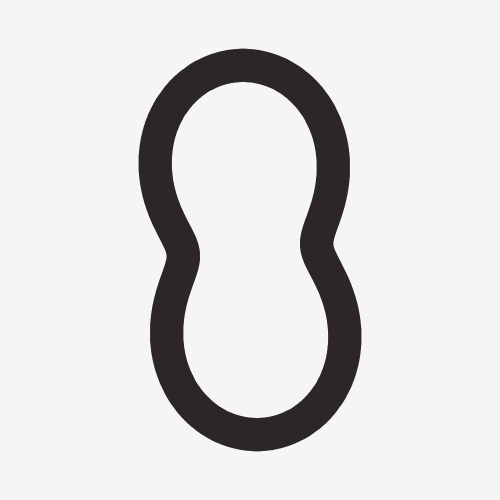
#> input picture samples/track_maps/01_national_oval.png, 1000 x 1000 px (shown at 1/2 size); its folder holds only this picture in this run
$ python -i racingline.py   (imports and definitions only)
#> lines starting #> are read from the running program, lines starting #| are printed output that depends on the picture; after the words box and inside, x2 and y2 are one past the last pixel; in counts of white or black regions, pixels touching at a corner belong together
"""Racing-line analyzer.

Given a schematic track map (the tarmac drawn as a closed band), this:

1. segments the track and extracts the outer + inner edges,
2. builds a centreline with local track width,
3. solves for the minimum-curvature racing line (a bounded linear
   least-squares problem — a convex, globally-optimal geometric line),
4. finds the corners and, per corner, offers early- / late- / optimal-apex
   variants,
5. estimates an idealised lap time with a quasi-steady-state point-mass model.

The minimum-curvature line is the classic geometric racing line. It is not a
full minimum-lap-time trajectory (that needs a vehicle/aero model), but on a
clean map it is at most slightly sub-optimal and matches what a driver would
call "the line".

OpenCV and SciPy are optional; import this module only when the `vision`
extra is installed (`uv sync --extra vision`).
"""

from __future__ import annotations

import os

import numpy as np

# OpenCV reads this once, when it loads: without it a tiny upload can decode to
# gigabytes (a "decompression bomb") before any size check of ours runs.
# [1 line not run here, left out]

try:
    import cv2
except ImportError as exc:  # pragma: no cover - guarded at call sites
    raise ImportError(
        "The racing-line analyzer needs the 'vision' extra. "
        "Install it with:  uv sync --extra vision"
    ) from exc

from scipy.ndimage import gaussian_filter1d
from scipy.optimize import lsq_linear
from scipy.signal import find_peaks
from scipy.spatial import cKDTree
from skimage.morphology import skeletonize

# Idealised F1 car for the lap-time model. The key to realism is that grip is
# *speed-dependent*: at low speed only mechanical (tyre) grip is available, but
# downforce adds lateral grip that grows with v^2. A constant-grip model made
# slow corners (Monaco) far too fast. See estimate_lap_time.
G = 9.81
DEFAULT_CAR = {
    "mu": 1.55,            # mechanical grip -> ~1.55 g lateral at low speed
    "downforce_k": 4.2e-4,  # aero: lateral grip gains g * k * v^2
    "acc_accel": 1.05 * G,  # forward acceleration (traction/power limited)
    "brk_accel": 4.6 * G,   # braking
    "v_max": 91.0,          # top speed ~328 km/h
}

N_POINTS = 500          # resampled samples around the loop
WALL_MARGIN_FRAC = 0.12  # keep the line this fraction of half-width off the wall


# --------------------------------------------------------------- geometry

def _resample_closed(points: np.ndarray, n: int) -> np.ndarray:
    """Resample a closed polyline to n points evenly spaced by arc length."""
    pts = np.asarray(points, dtype=float)
    loop = np.vstack([pts, pts[:1]])
    seg = np.linalg.norm(np.diff(loop, axis=0), axis=1)
    s = np.concatenate([[0], np.cumsum(seg)])
    total = s[-1]
    targets = np.linspace(0, total, n, endpoint=False)
    x = np.interp(targets, s, loop[:, 0])
    y = np.interp(targets, s, loop[:, 1])
    return np.column_stack([x, y])


def _smooth_closed(arr: np.ndarray, sigma: float) -> np.ndarray:
    """Periodic Gaussian smoothing along axis 0."""
    return gaussian_filter1d(arr, sigma=sigma, axis=0, mode="wrap")


def _tangents_normals(centerline: np.ndarray) -> tuple[np.ndarray, np.ndarray]:
    """Unit tangents and left-hand unit normals for a closed centreline."""
    nxt = np.roll(centerline, -1, axis=0)
    prv = np.roll(centerline, 1, axis=0)
    tangent = nxt - prv
    tangent /= np.linalg.norm(tangent, axis=1, keepdims=True) + 1e-9
    normal = np.column_stack([-tangent[:, 1], tangent[:, 0]])
    return tangent, normal


def curvature(points: np.ndarray) -> np.ndarray:
    """Discrete curvature (1/unit) of a closed, uniformly-sampled polyline."""
    d1 = (np.roll(points, -1, axis=0) - np.roll(points, 1, axis=0)) / 2.0
    d2 = np.roll(points, -1, axis=0) - 2 * points + np.roll(points, 1, axis=0)
    cross = np.abs(d1[:, 0] * d2[:, 1] - d1[:, 1] * d2[:, 0])
    denom = np.power(np.linalg.norm(d1, axis=1), 3) + 1e-9
    return cross / denom


# --------------------------------------------------------- track extraction

def _binarize(gray: np.ndarray) -> np.ndarray:
    _, mask = cv2.threshold(gray, 0, 255, cv2.THRESH_BINARY + cv2.THRESH_OTSU)
    return mask


def extract_track(image: np.ndarray) -> dict:
    """Find the track band and return its outer and inner edge contours.

    Tries both foreground polarities and keeps whichever yields a large
    contour that contains a hole (i.e. a closed band, not a filled blob).
    """
    if image.ndim == 3:
        gray = cv2.cvtColor(image, cv2.COLOR_BGR2GRAY)
    else:
        gray = image
    gray = cv2.GaussianBlur(gray, (5, 5), 0)
    base = _binarize(gray)

    best = None
    for mask in (base, cv2.bitwise_not(base)):
        # close small gaps so an outline drawing becomes a solid band
        closed = cv2.morphologyEx(
            mask, cv2.MORPH_CLOSE, np.ones((5, 5), np.uint8), iterations=2
        )
        contours, hierarchy = cv2.findContours(
            closed, cv2.RETR_CCOMP, cv2.CHAIN_APPROX_SIMPLE
        )
        if hierarchy is None:
            continue
        hierarchy = hierarchy[0]
        h, w = gray.shape
        for i, cnt in enumerate(contours):
            if hierarchy[i][3] != -1:  # not a top-level (external) contour
                continue
            # An external contour hugging the image edge is the background, not
            # the track — that mistake makes the line loop around the outside.
            pts = cnt.reshape(-1, 2)
            if (pts[:, 0].min() <= 1 or pts[:, 1].min() <= 1
                    or pts[:, 0].max() >= w - 2 or pts[:, 1].max() >= h - 2):
                continue
            # child holes of this external contour
            holes = [j for j in range(len(contours)) if hierarchy[j][3] == i]
            if not holes:
                continue
            inner_idx = max(holes, key=lambda j: cv2.contourArea(contours[j]))
            outer_area = cv2.contourArea(cnt)
            inner_area = cv2.contourArea(contours[inner_idx])
            # a real track: sizeable band, hole not filling the whole thing
            if outer_area < 0.02 * gray.size or inner_area < 0.2 * outer_area:
                continue
            # the tarmac band itself must be a believable ribbon, not a huge fill
            band_frac = (outer_area - inner_area) / gray.size
            if band_frac > 0.6:
                continue
            score = outer_area
            if best is None or score > best["score"]:
                # keep every meaningful hole: a self-touching circuit (Monaco)
                # can pinch its infield into several holes, and leaving any of
                # them filled turns that part of the track into a solid blob.
                hole_cnts = [contours[j].reshape(-1, 2).astype(float) for j in holes
                             if cv2.contourArea(contours[j]) > 0.005 * gray.size]
                best = {
                    "score": score,
                    "outer": cnt.reshape(-1, 2).astype(float),
                    "inner": contours[inner_idx].reshape(-1, 2).astype(float),
                    "holes": hole_cnts,
                }
    if best is None:
        raise ValueError(
            "Could not find a closed track band in the image. Expected a track "
            "drawn as a loop with an inside and an outside (a filled band or a "
            "clear outline)."
        )
    # a clean filled band = fill the outer contour, punch out every infield hole
    mask = np.zeros(gray.shape, np.uint8)
    cv2.drawContours(mask, [best["outer"].astype(np.int32)], -1, 255, cv2.FILLED)
    for hole in best["holes"]:
        cv2.drawContours(mask, [hole.astype(np.int32)], -1, 0, cv2.FILLED)
    return {"outer": best["outer"], "inner": best["inner"],
            "holes": best["holes"], "mask": mask, "size": gray.shape}


# 8-neighbour offsets for skeleton spur-pruning
_NBR8 = [(-1, -1), (-1, 0), (-1, 1), (0, -1), (0, 1), (1, -1), (1, 0), (1, 1)]


def _skeleton_loop(mask: np.ndarray, ring_contour: np.ndarray) -> np.ndarray:
    """Order the ribbon's medial axis into a closed loop of (x, y).

    The skeleton runs down the middle of the tarmac even through hairpins, but
    where a circuit's roads nearly touch (Monaco) the skeleton develops
    junctions that a naive graph-walk trips over. Instead we order the skeleton
    pixels by projecting each onto the outer boundary contour — which stays a
    single simple loop around the whole circuit even when the infield hole gets
    pinched apart — so the ordering is junction-proof.
    """
    skel = skeletonize(mask > 0)
    ys, xs = np.nonzero(skel)
    pixels = set(zip(map(int, ys), map(int, xs)))
    if len(pixels) < 8:
        raise ValueError("Track skeleton too small to trace.")

    def neighbours(p):
        return [(p[0] + dy, p[1] + dx) for dy, dx in _NBR8 if (p[0] + dy, p[1] + dx) in pixels]

    # drop spur pixels (dead-end branches) so only the loop + any short bridges
    # between adjacent roads remain
    changed = True
    while changed:
        changed = False
        for p in list(pixels):
            if len(neighbours(p)) == 1:
                pixels.discard(p)
                changed = True
    if len(pixels) < 8:
        raise ValueError("Could not trace a closed centreline from the skeleton.")

    pts = np.array([(c, r) for r, c in pixels], dtype=float)  # (x, y)
    ring = _resample_closed(ring_contour, 3000)                # simple closed loop
    tree = cKDTree(ring)
    _, param = tree.query(pts)          # each skeleton pixel -> position along the ring
    order = np.argsort(param, kind="stable")
    return pts[order]


def build_centerline(mask: np.ndarray, ring_contour: np.ndarray,
                     n: int = N_POINTS) -> dict:
    """Centreline (medial axis) + per-point half-width from the track mask."""
    loop = _skeleton_loop(mask, ring_contour)
    centerline = _resample_closed(loop, n)
    centerline = _smooth_closed(centerline, sigma=2.0)
    centerline = _resample_closed(centerline, n)

    # local half-width = distance from the centreline to the nearest edge
    dt = cv2.distanceTransform(mask, cv2.DIST_L2, 5)
    h, w = mask.shape
    xs = np.clip(centerline[:, 0].round().astype(int), 0, w - 1)
    ys = np.clip(centerline[:, 1].round().astype(int), 0, h - 1)
    half_width = _smooth_closed(dt[ys, xs], sigma=2.0)
    half_width = np.maximum(half_width, 1.0)

    _, normal = _tangents_normals(centerline)
    return {"centerline": centerline, "half_width": half_width, "normal": normal}


# ------------------------------------------------------ racing-line solver

def min_curvature_line(
    centerline: np.ndarray,
    normal: np.ndarray,
    half_width: np.ndarray,
    margin_frac: float = WALL_MARGIN_FRAC,
) -> dict:
    """Solve for lateral offsets minimising total squared curvature.

    Racing line P_i = C_i + a_i * n_i. Minimising the second difference
    ||P_{i-1} - 2 P_i + P_{i+1}||^2 is convex and linear in the offsets a_i,
    so it is a bounded linear least-squares problem with a global optimum.
    """
    n = len(centerline)
    # residual r_i = a_{i-1} n_{i-1} - 2 a_i n_i + a_{i+1} n_{i+1} + d_i
    d = np.roll(centerline, 1, axis=0) - 2 * centerline + np.roll(centerline, -1, axis=0)

    # Build the (2n x n) design matrix column by column (each offset touches
    # three residual rows). Sparse would scale better; dense is fine at n~400.
    M = np.zeros((2 * n, n))
    for i in range(n):
        im1, ip1 = (i - 1) % n, (i + 1) % n
        M[2 * i, i] += -2 * normal[i, 0]
        M[2 * i + 1, i] += -2 * normal[i, 1]
        M[2 * im1, i] += normal[i, 0]
        M[2 * im1 + 1, i] += normal[i, 1]
        M[2 * ip1, i] += normal[i, 0]
        M[2 * ip1 + 1, i] += normal[i, 1]
    target = -d.reshape(-1)

    lim = half_width * (1.0 - margin_frac)
    res = lsq_linear(M, target, bounds=(-lim, lim), max_iter=200)
    alpha = res.x

    line = centerline + alpha[:, None] * normal
    return {"line": line, "alpha": alpha, "limit": lim}


# ---------------------------------------------------------- corner analysis

def detect_corners(line: np.ndarray, meters_per_px: float) -> list[dict]:
    """Locate corners as prominent curvature peaks around the loop."""
    kappa = curvature(line) / meters_per_px  # 1/m
    n = len(kappa)
    # tile to catch peaks across the wrap point, then map back
    tiled = np.concatenate([kappa, kappa, kappa])
    min_sep = max(8, n // 30)
    peaks, props = find_peaks(
        tiled, distance=min_sep, prominence=float(np.percentile(kappa, 75)) + 1e-6
    )
    seen, corners = set(), []
    for p in peaks:
        idx = p % n
        if n <= p < 2 * n and idx not in seen:
            seen.add(idx)
            radius = 1.0 / (kappa[idx] + 1e-9)
            corners.append({"index": int(idx), "radius_m": float(radius),
                            "curvature": float(kappa[idx])})
    corners.sort(key=lambda c: c["index"])
    for k, c in enumerate(corners, 1):
        c["number"] = k
    return corners


def apex_variants(
    centerline: np.ndarray,
    normal: np.ndarray,
    limit: np.ndarray,
    alpha: np.ndarray,
    corner_index: int,
    window: int = None,
) -> dict:
    """Early- / optimal- / late-apex lines through one corner.

    - optimal: the true minimum-curvature line (apex where physics puts it).
    - early apex: turn in early, kiss the inside before the geometric apex,
      then get pushed wide on exit (compromised exit speed).
    - late apex: stay wide, brake later, apex late, unwind onto the exit —
      the line you want out of a corner leading to a straight.

    Early/late are built as explicit out-in-out offset profiles with the
    inside-touch shifted along the corner, so the three read clearly as
    distinct lines rather than near-identical curves.
    """
    n = len(centerline)
    window = window or max(14, n // 12)
    inside = np.sign(alpha[corner_index]) or 1.0
    shift = max(4, window // 2)

    idx = np.arange(n)
    signed = ((idx - corner_index + n // 2) % n) - n // 2  # signed dist from apex
    within = np.abs(signed) <= window

    def out_in_out(apex_shift: float, inside_frac: float, outside_frac: float):
        """Raised-cosine offset: outside at the edges, inside at the apex."""
        d = (signed - apex_shift) / window
        d = np.clip(d, -1.0, 1.0)
        shape = np.cos(d * np.pi / 2) ** 2          # 1 at apex → 0 at edges
        edge = 1.0 - shape                           # 0 at apex → 1 at edges
        off = inside * (inside_frac * shape - outside_frac * edge) * limit
        return np.where(within, off, alpha)

    def build(offsets):
        return centerline + np.clip(offsets, -limit, limit)[:, None] * normal

    optimal = alpha.copy()
    early = out_in_out(-shift, inside_frac=0.92, outside_frac=0.75)
    late = out_in_out(+shift, inside_frac=0.92, outside_frac=0.75)

    lo = (corner_index - window) % n
    seg = (np.arange(lo, lo + 2 * window + 1)) % n
    return {
        "lines": {"optimal": build(optimal), "early": build(early), "late": build(late)},
        "segment_index": seg.tolist(),
        "window": window,
        "corner_index": corner_index,
    }


# ------------------------------------------------------------- lap time

def _corner_limited_speed(kappa: np.ndarray, car: dict) -> np.ndarray:
    """Grip-limited cornering speed with speed-dependent (aero) grip.

    Balance:  v^2 * kappa = a_lat_max(v) = g * (mu + k * v^2).
    Solving,  v^2 = g * mu / (kappa - g * k).
    When kappa <= g*k the corner is downforce-limited (the car could take it
    flat), so it's capped at v_max instead.
    """
    g, mu, k = G, car["mu"], car["downforce_k"]
    denom = kappa - g * k
    v = np.full_like(kappa, car["v_max"])
    ok = denom > 1e-9
    v[ok] = np.sqrt(g * mu / denom[ok])
    return np.minimum(v, car["v_max"])


def estimate_lap_time(
    line: np.ndarray, meters_per_px: float, car: dict = None
) -> dict:
    """Quasi-steady-state lap time for the racing line.

    Cornering speed is grip-limited with grip that grows with speed (mechanical
    tyre grip + downforce ~ v^2), which is what keeps slow corners slow. A
    forward pass caps acceleration out of corners and a backward pass caps
    braking into them. Idealised — no gears, no aero drag, no tyre wear — so
    treat it as a fast-but-plausible reference, not a simulation of one car.
    """
    car = car or DEFAULT_CAR
    pts = _resample_closed(line, len(line))
    ds = np.linalg.norm(np.roll(pts, -1, axis=0) - pts, axis=1) * meters_per_px
    kappa = np.maximum(curvature(pts) / meters_per_px, 1e-6)
    n = len(pts)

    v = _corner_limited_speed(kappa, car)

    # forward (traction) then backward (braking); loop a few times for closure
    for _ in range(4):
        for i in range(n):
            j = (i - 1) % n
            v[i] = min(v[i], np.sqrt(v[j] ** 2 + 2 * car["acc_accel"] * ds[j]))
        for i in range(n - 1, -1, -1):
            j = (i + 1) % n
            v[i] = min(v[i], np.sqrt(v[j] ** 2 + 2 * car["brk_accel"] * ds[i]))

    v_avg = (v + np.roll(v, -1)) / 2.0
    lap_time = float(np.sum(ds / np.maximum(v_avg, 1e-3)))
    return {
        "lap_time_s": lap_time,
        "length_m": float(np.sum(ds)),
        "v_max_kmh": float(v.max() * 3.6),
        "v_min_kmh": float(v.min() * 3.6),
        "speed_kmh": (v * 3.6).tolist(),
    }


def format_lap_time(seconds: float) -> str:
    m, s = divmod(seconds, 60)
    return f"{int(m)}:{s:06.3f}"


# --------------------------------------------------------------- top level

def analyze(image: np.ndarray, track_length_km: float | None = None,
            car: dict = None) -> dict:
    """Full pipeline. Returns a JSON-friendly dict of everything the UI needs."""
    track = extract_track(image)
    cl = build_centerline(track["mask"], track["outer"])
    solved = min_curvature_line(cl["centerline"], cl["normal"], cl["half_width"])

    center_len_px = float(
        np.sum(np.linalg.norm(
            np.roll(cl["centerline"], -1, axis=0) - cl["centerline"], axis=1))
    )
    assumed = track_length_km is None
    length_km = track_length_km if track_length_km else 5.0
    meters_per_px = (length_km * 1000.0) / center_len_px

    corners = detect_corners(solved["line"], meters_per_px)
    timing = estimate_lap_time(solved["line"], meters_per_px, car)

    variants = []
    for c in corners:
        v = apex_variants(cl["centerline"], cl["normal"], solved["limit"],
                          solved["alpha"], c["index"])
        variants.append({
            "number": c["number"],
            "corner_index": c["index"],
            "radius_m": round(c["radius_m"], 1),
            "segment_index": v["segment_index"],
            "lines": {k: line.round(2).tolist() for k, line in v["lines"].items()},
        })

    def to_list(a):
        return a.round(2).tolist()

    return {
        "image_size": {"h": int(track["size"][0]), "w": int(track["size"][1])},
        "outer": to_list(_resample_closed(track["outer"], N_POINTS)),
        "inner": to_list(_resample_closed(track["inner"], N_POINTS)),
        "centerline": to_list(cl["centerline"]),
        "racing_line": to_list(solved["line"]),
        "corners": corners,
        "corner_variants": variants,
        "meters_per_px": meters_per_px,
        "track_length_km": round(length_km, 3),
        "track_length_assumed": assumed,
        "lap_time_s": round(timing["lap_time_s"], 3),
        "lap_time_str": format_lap_time(timing["lap_time_s"]),
        "v_max_kmh": round(timing["v_max_kmh"], 1),
        "v_min_kmh": round(timing["v_min_kmh"], 1),
        "speed_kmh": [round(x, 1) for x in timing["speed_kmh"]],
        "n_corners": len(corners),
    }


# [15 lines left out: function track_image_from_xy, not called in this run]


def analyze_from_xy(x, y, track_length_km: float | None = None) -> dict:
    """Racing-line analysis straight from a telemetry lap's X/Y trace."""
    return analyze(track_image_from_xy(x, y), track_length_km=track_length_km)


# ------------------------------------------------------------- rendering

# [36 lines left out: functions render, load_image, not called in this run]


MAX_UPLOAD_SIDE = 3000  # px; bigger maps only cost CPU in the pure-Python skeleton step


# [12 lines left out: function decode_image, not called in this run]

>>> import cv2
>>> picture = cv2.imread('../../samples/track_maps/01_national_oval.png')
#> picture is the input picture: shape (1000, 1000, 3); mean B, G, R 218.9, 218.9, 219.6
>>> result = analyze(picture)
#> in _binarize, `_, mask = cv2.threshold(gray, 0, 255, cv2.THRESH_BINARY + cv2.THRESH_O..`:
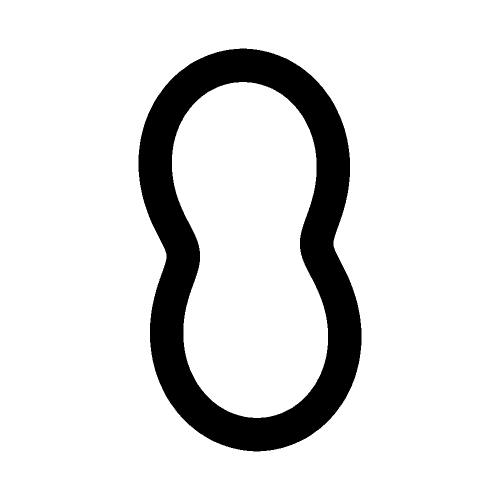
#> mask: shape (1000, 1000) (shown at 1/2 size); 87.4% white; 1 black region, box (x1, y1, x2, y2) and area: (277, 97, 723, 903) 126367
#> the loop in extract_track, `for mask in (base, cv2.bitwise_not(base)):` made 2 passes
#> (h, w) on passes 1 to 2: (1000, 1000), (1000, 1000)
#> pass 2, in extract_track, `closed = cv2.morphologyEx( mask, cv2.MORPH_CLOSE, np.ones((5, 5), np.u..`:
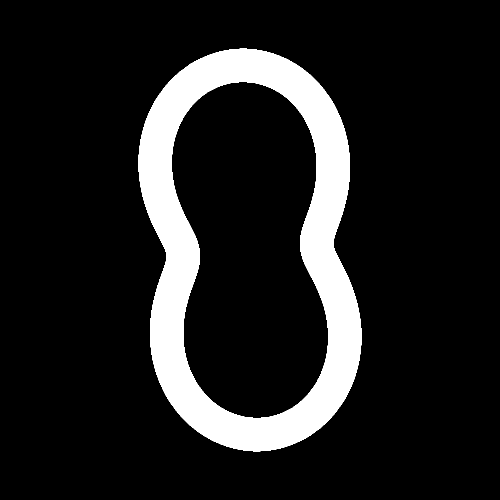
#> closed: shape (1000, 1000) (shown at 1/2 size); 12.6% white; 1 white region, box (x1, y1, x2, y2) and area: (277, 97, 723, 903) 126367
#> after the loop in extract_track, `for mask in (base, cv2.bitwise_not(base)):`: best = 4 items; hole_cnts = 1 point arrays, longest 784 points
#> in extract_track, `cv2.drawContours(mask, [best["outer"].astype(np.int32)], -1, 255, cv2...`:
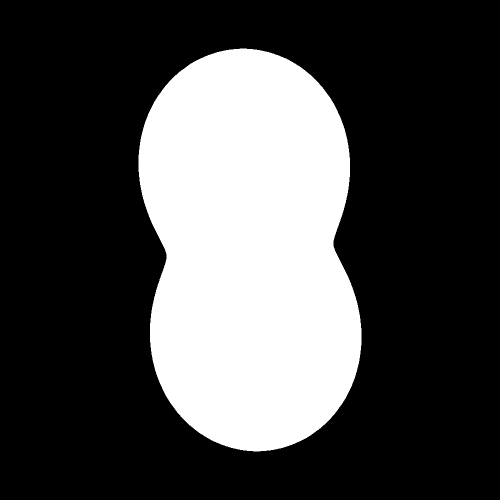
#> mask: shape (1000, 1000) (shown at 1/2 size); 28.8% white; 1 white region, box (x1, y1, x2, y2) and area: (277, 97, 723, 903) 287510
#> the loop in extract_track, `for hole in best["holes"]:` made 1 pass
#> after the loop in extract_track, `for hole in best["holes"]:`:
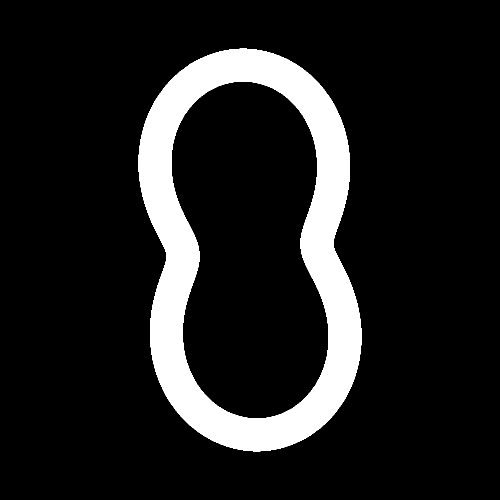
#> mask: shape (1000, 1000) (shown at 1/2 size); 12.5% white; 1 white region, box (x1, y1, x2, y2) and area: (277, 97, 723, 903) 124801
#> in analyze, `track = extract_track(image)`: track = 5 items
#> in _skeleton_loop, `skel = skeletonize(mask > 0)`:
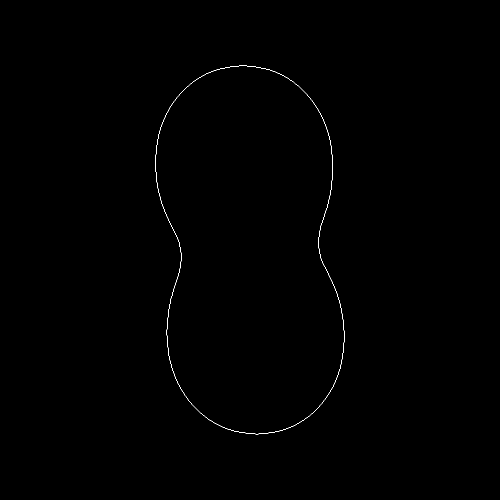
#> skel: shape (1000, 1000) bool (shown at 1/2 size); 0.18% white in thin lines or dots, all inside (x1, y1, x2, y2) = (310, 131, 689, 869)
#> in _skeleton_loop, `ys, xs = np.nonzero(skel)`: ys = 1754 values from 131 to 868; xs = 1754 values, max 688 at index 1200, min 310 at index 523, mean 499.4
#> in _skeleton_loop, `pixels = set(zip(map(int, ys), map(int, xs)))`: pixels = 1754 items
#> (the rest of the program and of its run is left out)
